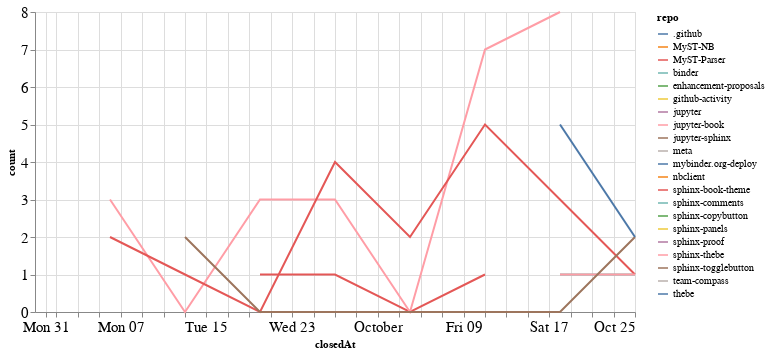

Source (notebook cell):
### Code cell
closed_by_time = closed_by.groupby('repo').resample('W', on='closedAt').count()['author'].reset_index()
closed_by_time = closed_by_time.rename(columns={'author': 'count'})

alt.Chart(closed_by_time, width=600).mark_line().encode(
    x='closedAt',
    y='count',
    color='repo',
    tooltip="repo"
)

### Figure 1 — Vega-Lite specification as saved in the notebook (floating-point values rounded to 4 significant figures)
{"config": {"axisLeft": {"labelFontSize": 15}, "axisBottom": {"labelFontSize": 15}}, "data": {"name": "data-ccdf0103ebaee6565c955e439a8fdc12"}, "mark": "line", "encoding": {"color": {"type": "nominal", "field": "repo"}, "tooltip": {"type": "nominal", "field": "repo"}, "x": {"type": "temporal", "field": "closedAt"}, "y": {"type": "quantitative", "field": "count"}}, "width": 600, "$schema": "https://vega.github.io/schema/vega-lite/v4.8.1.json", "datasets": {"data-ccdf0103ebaee6565c955e439a8fdc12": [{"repo": ".github", "closedAt": "2020-08-30T00:00:00", "count": 1}, {"repo": "MyST-NB", "closedAt": "2020-09-06T00:00:00", "count": 1}, {"repo": "MyST-Parser", "closedAt": "2020-09-20T00:00:00", "count": 1}, {"repo": "MyST-Parser", "closedAt": "2020-09-27T00:00:00", "count": 1}, {"repo": "MyST-Parser", "closedAt": "2020-10-04T00:00:00", "count": 0}, {"repo": "MyST-Parser", "closedAt": "2020-10-11T00:00:00", "count": 1}, {"repo": "binder", "closedAt": "2020-10-18T00:00:00", "count": 1}, {"repo": "binder", "closedAt": "2020-10-25T00:00:00", "count": 1}, {"repo": "enhancement-proposals", "closedAt": "2020-08-30T00:00:00", "count": 1}, {"repo": "github-activity", "closedAt": "2020-10-11T00:00:00", "count": 1}, {"repo": "jupyter", "closedAt": "2020-10-11T00:00:00", "count": 1}, {"repo": "jupyter-book", "closedAt": "2020-09-06T00:00:00", "count": 3}, {"repo": "jupyter-book", "closedAt": "2020-09-13T00:00:00", "count": 0}, {"repo": "jupyter-book", "closedAt": "2020-09-20T00:00:00", "count": 3}, {"repo": "jupyter-book", "closedAt": "2020-09-27T00:00:00", "count": 3}, {"repo": "jupyter-book", "closedAt": "2020-10-04T00:00:00", "count": 0}, {"repo": "jupyter-book", "closedAt": "2020-10-11T00:00:00", "count": 7}, {"repo": "jupyter-book", "closedAt": "2020-10-18T00:00:00", "count": 8}, {"repo": "jupyter-sphinx", "closedAt": "2020-09-27T00:00:00", "count": 1}, {"repo": "meta", "closedAt": "2020-09-13T00:00:00", "count": 2}, {"repo": "mybinder.org-deploy", "closedAt": "2020-10-18T00:00:00", "count": 1}, {"repo": "nbclient", "closedAt": "2020-09-13T00:00:00", "count": 1}, {"repo": "sphinx-book-theme", "closedAt": "2020-09-06T00:00:00", "count": 2}, {"repo": "sphinx-book-theme", "closedAt": "2020-09-13T00:00:00", "count": 1}, {"repo": "sphinx-book-theme", "closedAt": "2020-09-20T00:00:00", "count": 0}, {"repo": "sphinx-book-theme", "closedAt": "2020-09-27T00:00:00", "count": 4}, {"repo": "sphinx-book-theme", "closedAt": "2020-10-04T00:00:00", "count": 2}, {"repo": "sphinx-book-theme", "closedAt": "2020-10-11T00:00:00", "count": 5}, {"repo": "sphinx-book-theme", "closedAt": "2020-10-18T00:00:00", "count": 3}, {"repo": "sphinx-book-theme", "closedAt": "2020-10-25T00:00:00", "count": 1}, {"repo": "sphinx-comments", "closedAt": "2020-09-27T00:00:00", "count": 1}, {"repo": "sphinx-copybutton", "closedAt": "2020-09-27T00:00:00", "count": 1}, {"repo": "sphinx-panels", "closedAt": "2020-10-18T00:00:00", "count": 1}, {"repo": "sphinx-proof", "closedAt": "2020-09-27T00:00:00", "count": 1}, {"repo": "sphinx-thebe", "closedAt": "2020-10-18T00:00:00", "count": 1}, {"repo": "sphinx-thebe", "closedAt": "2020-10-25T00:00:00", "count": 1}, {"repo": "sphinx-togglebutton", "closedAt": "2020-09-13T00:00:00", "count": 2}, {"repo": "sphinx-togglebutton", "closedAt": "2020-09-20T00:00:00", "count": 0}, {"repo": "sphinx-togglebutton", "closedAt": "2020-09-27T00:00:00", "count": 0}, {"repo": "sphinx-togglebutton", "closedAt": "2020-10-04T00:00:00", "count": 0}, {"repo": "sphinx-togglebutton", "closedAt": "2020-10-11T00:00:00", "count": 0}, {"repo": "sphinx-togglebutton", "closedAt": "2020-10-18T00:00:00", "count": 0}, {"repo": "sphinx-togglebutton", "closedAt": "2020-10-25T00:00:00", "count": 2}, {"repo": "team-compass", "closedAt": "2020-10-11T00:00:00", "count": 1}, {"repo": "thebe", "closedAt": "2020-10-18T00:00:00", "count": 5}, {"repo": "thebe", "closedAt": "2020-10-25T00:00:00", "count": 2}]}}
